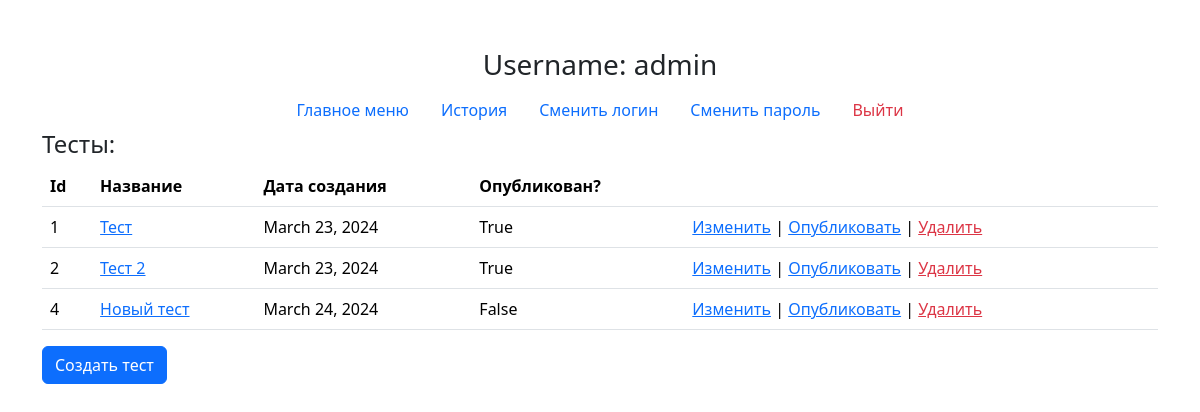
Page /profile (signed in) on the earlier database version.
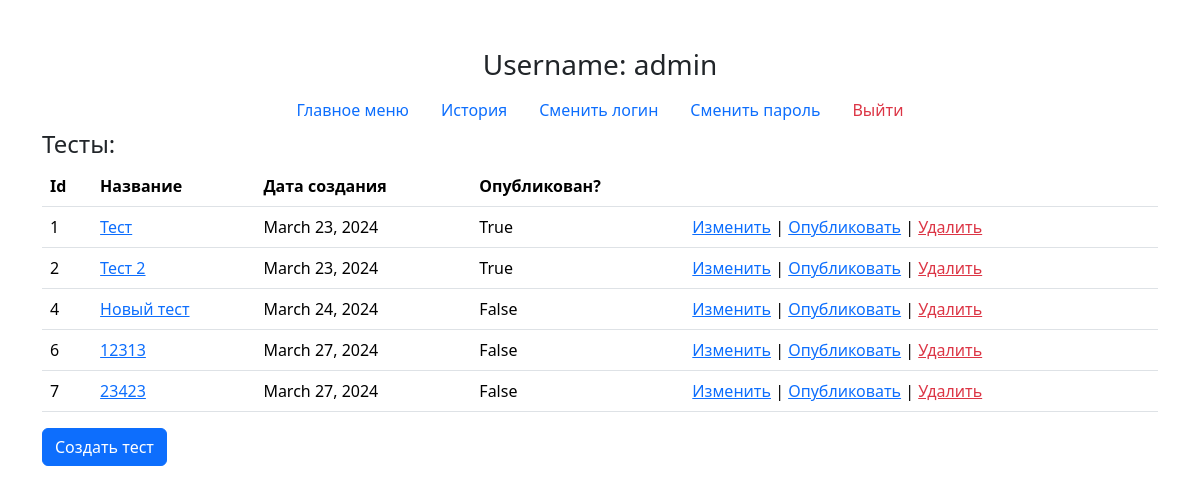
Same page on the later database version.
### Web/models.py (models this page shows)
class Test(models.Model):
    user = models.ForeignKey(User, on_delete = models.CASCADE)
    title = models.CharField(max_length = 200)
    description = models.CharField(max_length = 2000)
    is_published = models.BooleanField(default = False)
    created_at = models.DateField()

### Web/views.py (the view)
# urls.py: path("profile", web.profile),
@login_required
def profile(request):
    data = { "username": request.user.username,
             "tests": Test.objects.filter(user_id = request.user.id) }
    return render(request, "profile.html", context = data)

### Web/templates/profile.html (shortened to what this page needs)
{% extends "base.html" %}
{% block content %}
    <h3 class="text-center">Username: {{ username }}</h3>
    <ul class="nav d-flex justify-content-center">
        <li class="nav-item">
            <a class="nav-link" href="/">Главное меню</a>
        </li>
        <li class="nav-item">
            <a class="nav-link" href="/history">История</a>
        </li>
        <li class="nav-item">
            <a class="nav-link" href="/change_login">Сменить логин</a>
        </li>
        <li class="nav-item">
            <a class="nav-link" href="/change_password">Сменить пароль</a>
        </li>
        <li class="nav-item">
            <a class="nav-link text-danger" href="/logout">Выйти</a>
        </li>
    </ul>
    <h4>Тесты:</h4>
    {% if tests.count > 0 %}
    <table class="table">
        <thead>
            <th>Id</th>
            <th>Название</th>
            <th>Дата создания</th>
            <th>Опубликован?</th>
            <th></th>
        </thead>
        {% for test in tests %}
        <tr>
            <td>{{ test.id }}</td>
            <td><a href="questions/{{test.id}}">{{ test.title }}</a></td>
            <td>{{ test.created_at }}</td>
            <td>{{ test.is_published }}</td>
            <td>
                <a href="/edit_test/{{test.id}}">Изменить</a> |
                <a href="/publish_test/{{test.id}}">Опубликовать</a> |
                <a class="text-danger" href="/delete_test/{{test.id}}">Удалить</a>
            </td>
        </tr>
        {% endfor %}
    </table>
    {% else %}
    <h5 class="text-center">Список пуст</h5>
    {% endif %}
    <a class="btn btn-primary" href="/create_test">Создать тест</a>
{% endblock content %}

Differences in the rows shown:
added Test: id "6", title "12313", created_at "March 27, 2024", is_published "False"
added Test: id "7", title "23423", created_at "March 27, 2024", is_published "False"
